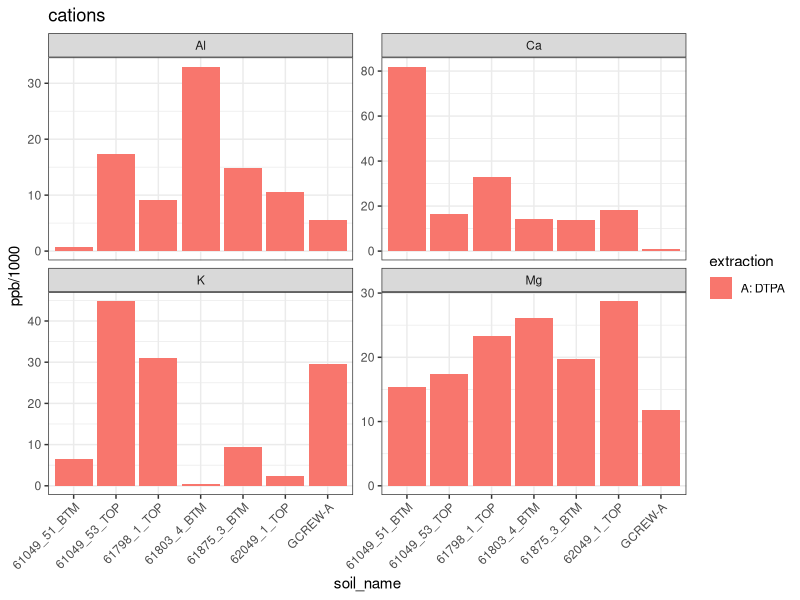
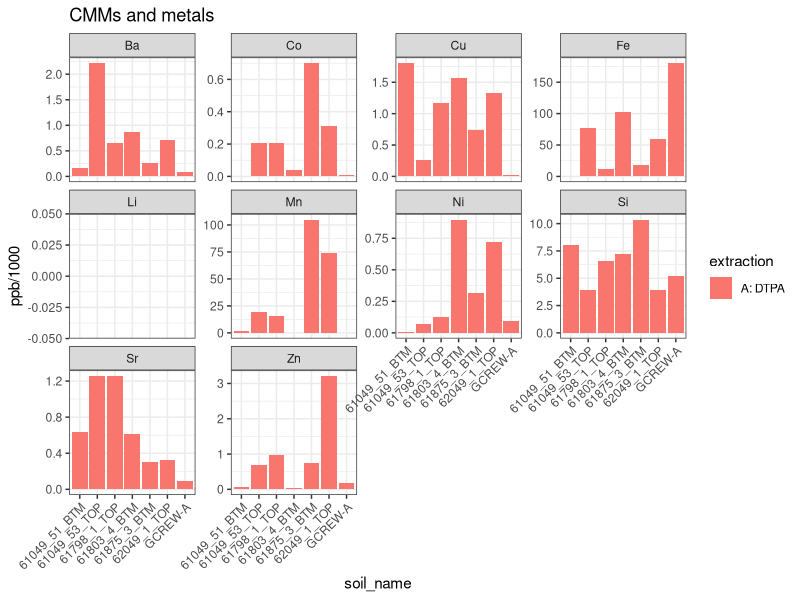
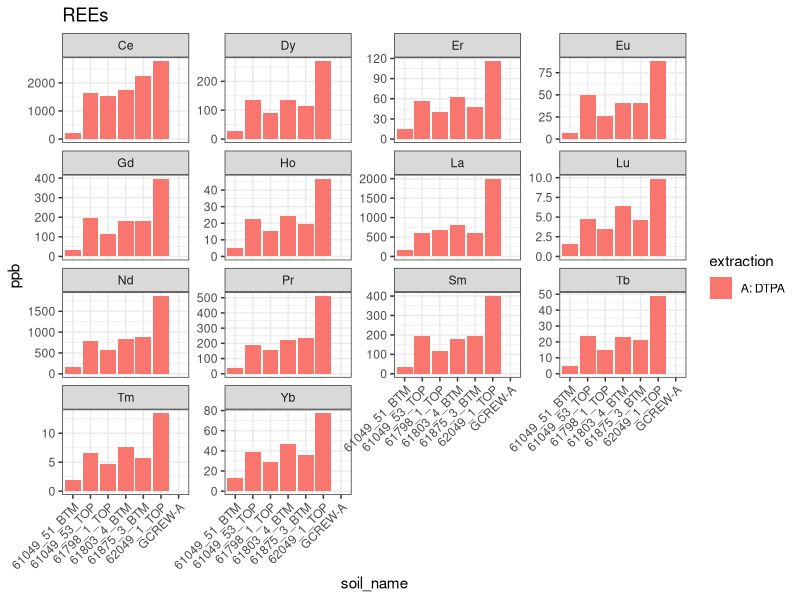
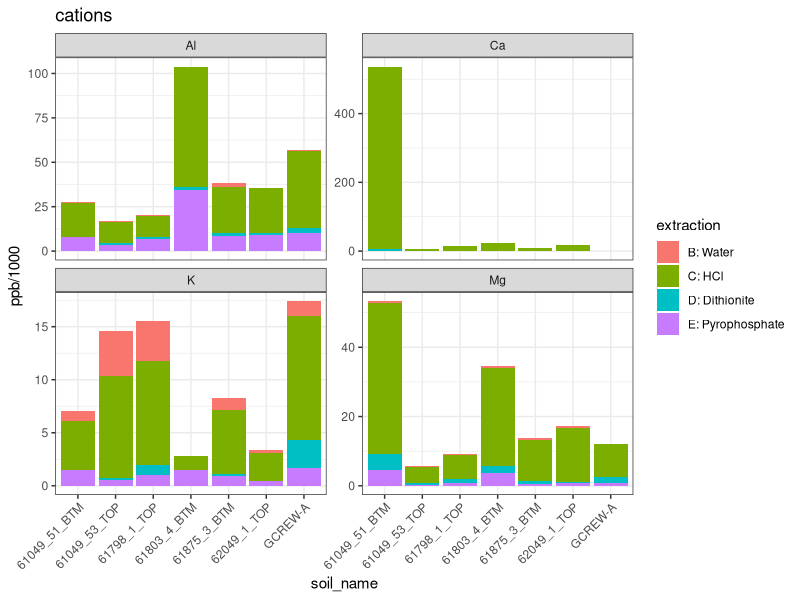
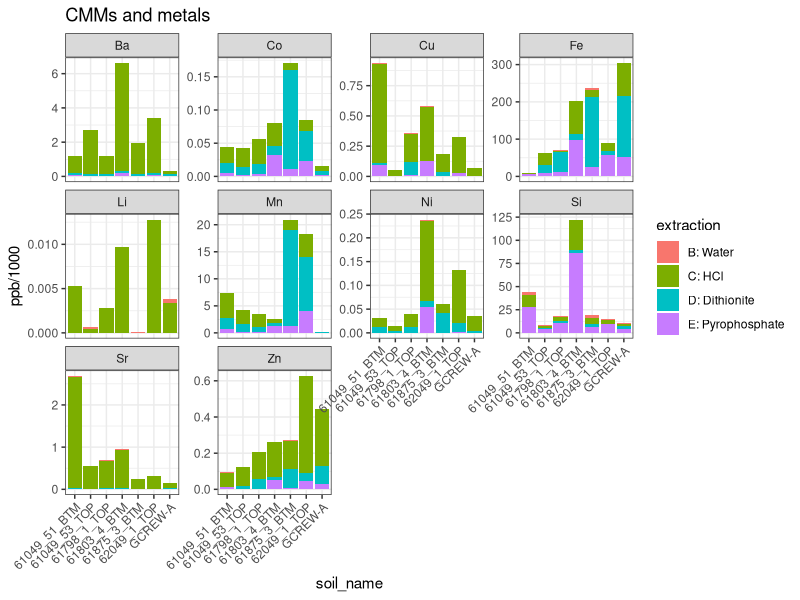
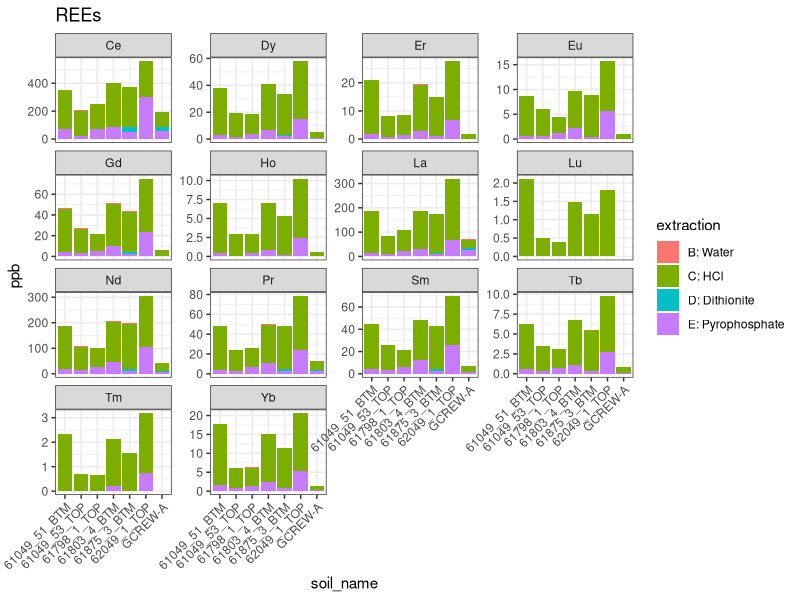
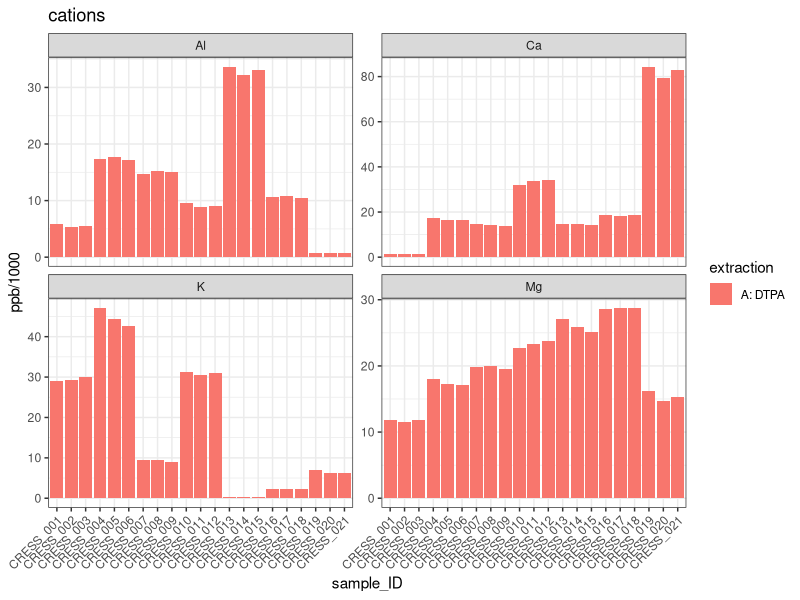
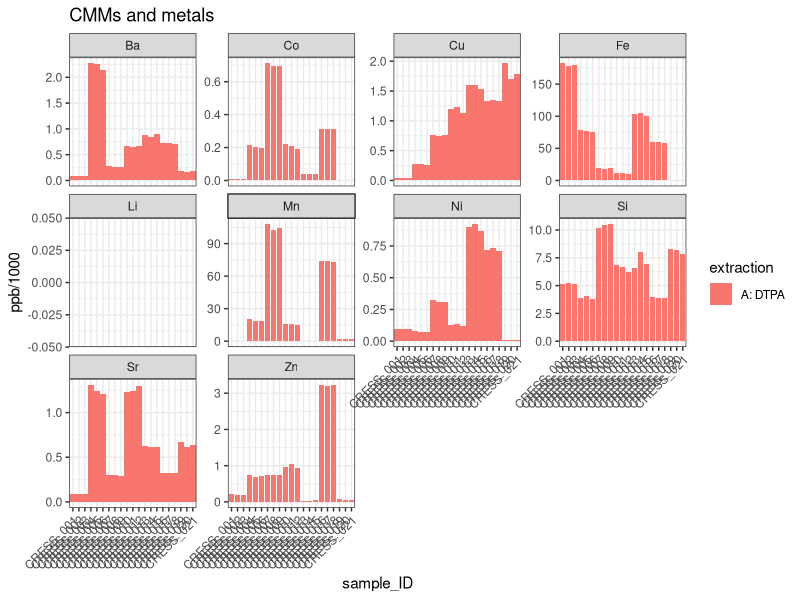

The R source for these figures, in order:
## ---- chunk 1
knitr::opts_chunk$set(echo = FALSE,
                      message = FALSE,
                      warning = FALSE)
## ---- chunk 2

library(tidyverse)
theme_set(theme_bw())
options(scipen = 9999)

## ---- chunk 3

icp_processed = read.csv("1-data/data_processed/ICP_processed.csv")

icp_summary = 
  icp_processed %>% 
  group_by(soil_name, extraction, group, analyte) %>% 
  dplyr::summarise(ppb = mean(ppb_blank_corr),
                   ppb_se = sd(ppb_blank_corr)/sqrt(n()),
                   ppm = ppb/1000) %>% 
  mutate(across(where(is.numeric), round, 2))

## ---- chunk 4

icp_summary %>% 
  filter(extraction == "A: DTPA" & 
           group == "cations") %>% 
  ggplot(aes(x = soil_name, y = ppb/1000, fill = extraction))+
  geom_bar(stat = "identity")+
  labs(title = "cations")+
  facet_wrap(~analyte, scales = "free_y")+
  theme(axis.text.x = element_text(angle = 45, hjust = 1))

icp_summary %>% 
  filter(extraction == "A: DTPA" & 
           group == "CMMs and metals") %>% 
  ggplot(aes(x = soil_name, y = ppb/1000, fill = extraction))+
  geom_bar(stat = "identity")+
  labs(title = "CMMs and metals")+
  facet_wrap(~analyte, scales = "free_y")+
  theme(axis.text.x = element_text(angle = 45, hjust = 1))

icp_summary %>% 
  filter(extraction == "A: DTPA" & 
           group == "REEs") %>% 
  ggplot(aes(x = soil_name, y = ppb, fill = extraction))+
  geom_bar(stat = "identity")+
  labs(title = "REEs")+
  facet_wrap(~analyte, scales = "free_y")+
  theme(axis.text.x = element_text(angle = 45, hjust = 1))


## ---- chunk 5
icp_summary %>% 
  filter(extraction != "A: DTPA" & 
           group == "cations") %>% 
  ggplot(aes(x = soil_name, y = ppb/1000, fill = extraction))+
  geom_bar(stat = "identity")+
  labs(title = "cations")+
  facet_wrap(~analyte, scales = "free_y")+
  theme(axis.text.x = element_text(angle = 45, hjust = 1))

icp_summary %>% 
  filter(extraction != "A: DTPA" & 
           group == "CMMs and metals") %>% 
  ggplot(aes(x = soil_name, y = ppb/1000, fill = extraction))+
  geom_bar(stat = "identity")+
  labs(title = "CMMs and metals")+
  facet_wrap(~analyte, scales = "free_y")+
  theme(axis.text.x = element_text(angle = 45, hjust = 1))

icp_summary %>% 
  filter(extraction != "A: DTPA" & 
           group == "REEs") %>% 
  ggplot(aes(x = soil_name, y = ppb, fill = extraction))+
  geom_bar(stat = "identity")+
  labs(title = "REEs")+
  facet_wrap(~analyte, scales = "free_y")+
  theme(axis.text.x = element_text(angle = 45, hjust = 1))

## ---- chunk 6

icp_processed %>% 
  filter(extraction == "A: DTPA" & 
           group == "cations") %>% 
  ggplot(aes(x = sample_ID, y = ppb/1000, fill = extraction))+
  geom_bar(stat = "identity")+
  labs(title = "cations")+
  facet_wrap(~analyte, scales = "free_y")+
  theme(axis.text.x = element_text(angle = 45, hjust = 1))

icp_processed %>% 
  filter(extraction == "A: DTPA" & 
           group == "CMMs and metals") %>% 
  ggplot(aes(x = sample_ID, y = ppb/1000, fill = extraction))+
  geom_bar(stat = "identity")+
  labs(title = "CMMs and metals")+
  facet_wrap(~analyte, scales = "free_y")+
  theme(axis.text.x = element_text(angle = 45, hjust = 1))

icp_processed %>% 
  filter(extraction == "A: DTPA" & 
           group == "REEs") %>% 
  ggplot(aes(x = sample_ID, y = ppb, fill = extraction))+
  geom_bar(stat = "identity")+
  labs(title = "REEs")+
  facet_wrap(~analyte, scales = "free_y")+
  theme(axis.text.x = element_text(angle = 45, hjust = 1))


## ---- chunk 7
icp_processed %>% 
  filter(extraction != "A: DTPA" & 
           group == "cations") %>% 
  ggplot(aes(x = sample_ID, y = ppb/1000, fill = extraction))+
  geom_bar(stat = "identity")+
  labs(title = "cations")+
  facet_wrap(~analyte, scales = "free_y")+
  theme(axis.text.x = element_text(angle = 45, hjust = 1))

icp_processed %>% 
  filter(extraction != "A: DTPA" & 
           group == "CMMs and metals") %>% 
  ggplot(aes(x = sample_ID, y = ppb/1000, fill = extraction))+
  geom_bar(stat = "identity")+
  labs(title = "CMMs and metals")+
  facet_wrap(~analyte, scales = "free_y")+
  theme(axis.text.x = element_text(angle = 45, hjust = 1))

icp_processed %>% 
  filter(extraction != "A: DTPA" & 
           group == "REEs") %>% 
  ggplot(aes(x = sample_ID, y = ppb, fill = extraction))+
  geom_bar(stat = "identity")+
  labs(title = "REEs")+
  facet_wrap(~analyte, scales = "free_y")+
  theme(axis.text.x = element_text(angle = 45, hjust = 1))

## ---- chunk 8
sessionInfo()
